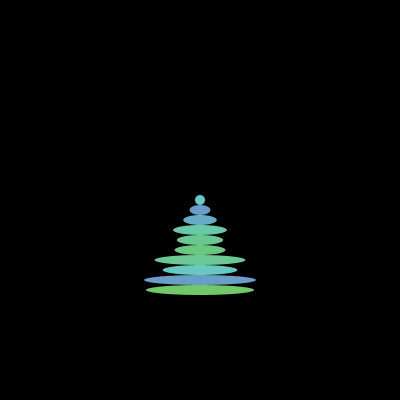
Frame 1 (no input)
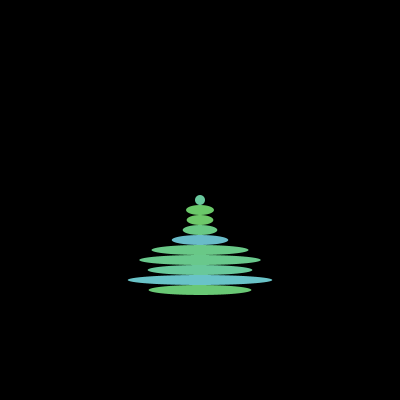
Frame 2 (the mouse pressed at the canvas centre, redrawn once)

The Processing sketch that drew these frames (run headless with seeded random() and noise(); the mouse was pressed at the canvas centre and the sketch redrawn once):

// Processing sketch: Random_Puddles
// ── Random_Puddles.pde
void setup() {
  size(400, 400);
  colorMode(HSB);
}

void draw() {
  background(0);
  puddle(width/2, height/2);
  noLoop();
}

void mousePressed(){
  redraw();
}


void puddle(float x, float y) {
  noStroke();
  for (int i = 0; i < 10; i++) {
    //circle(width/2, height/2, i*30);
    fill(random(80, 150), 120, 200);
    ellipse(x, y + (i * 10), (random(8, 20)* i) + 10, 10);
  }
}
